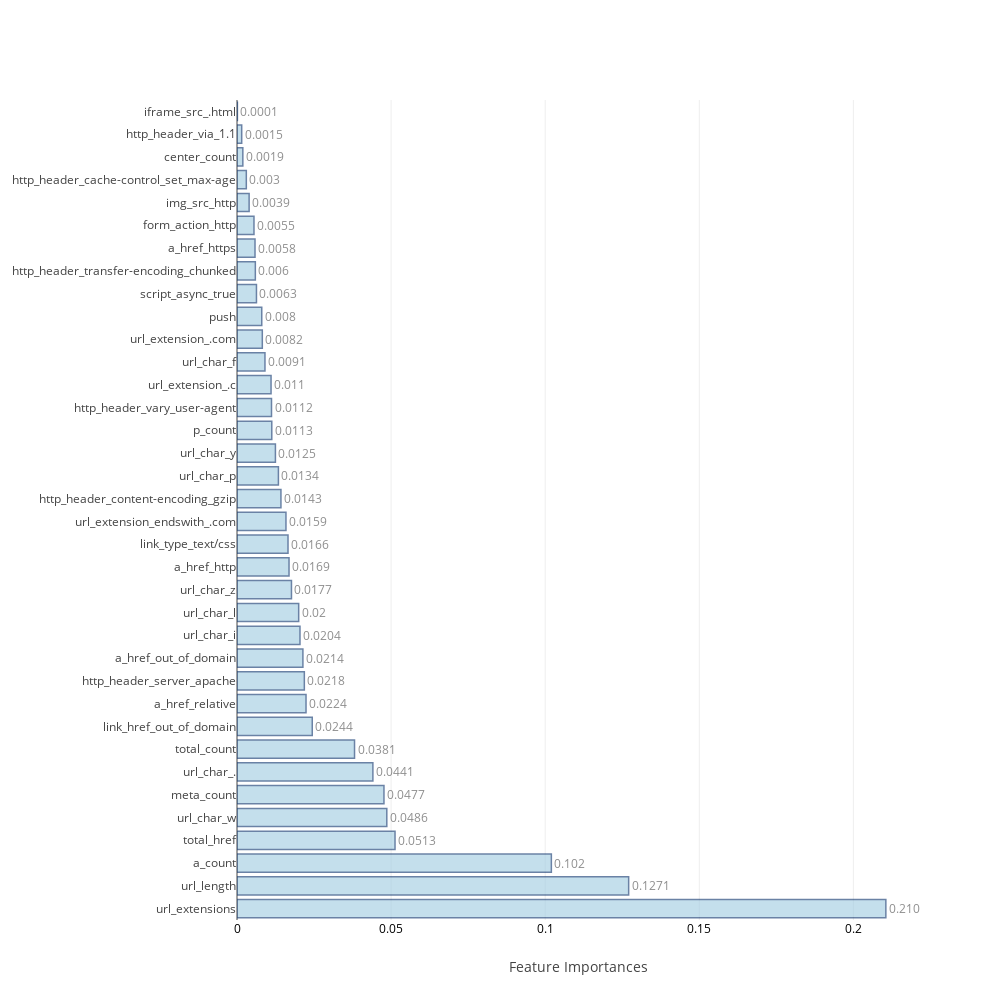
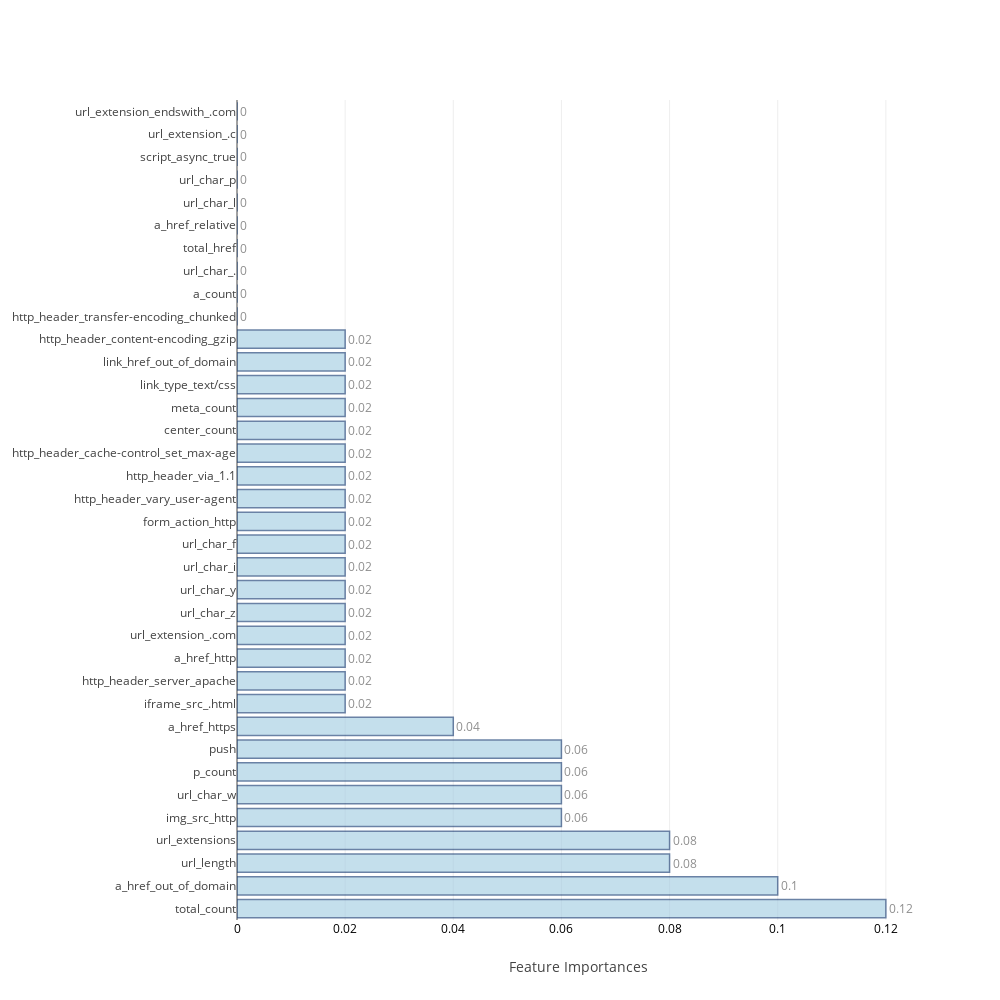
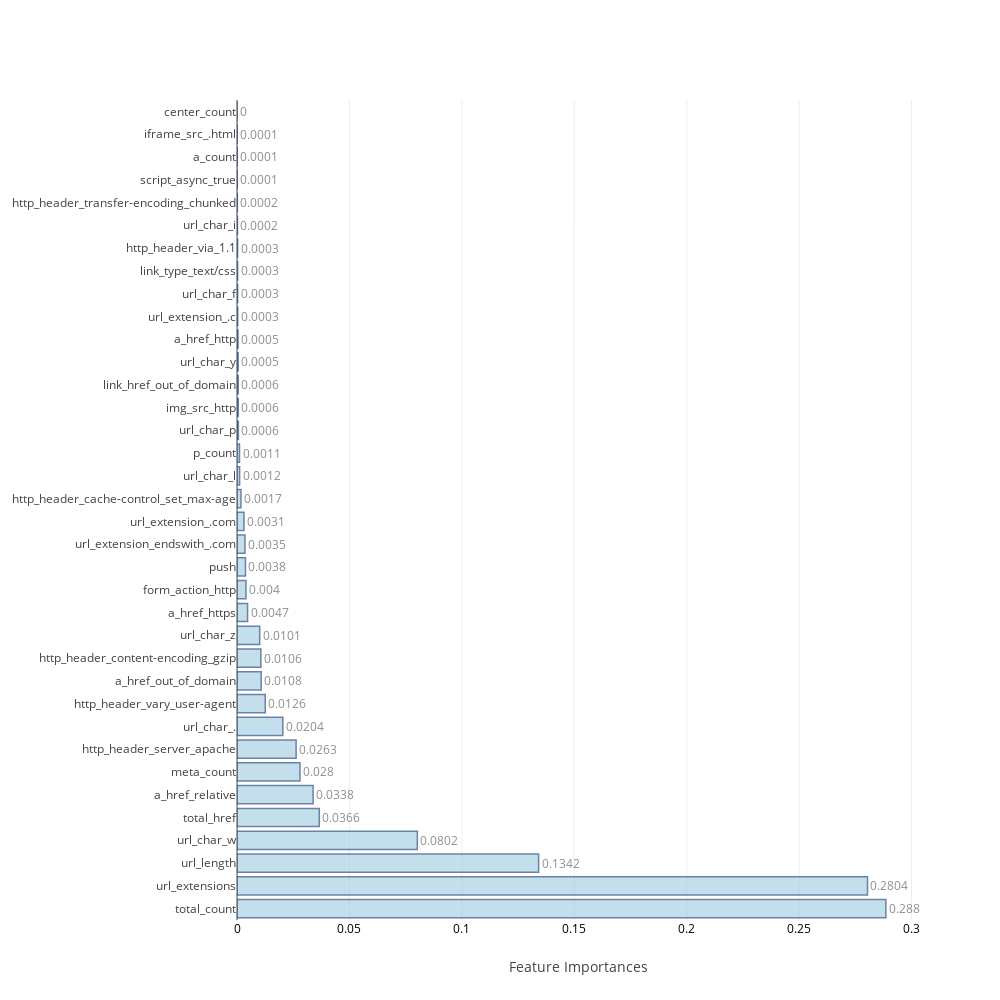
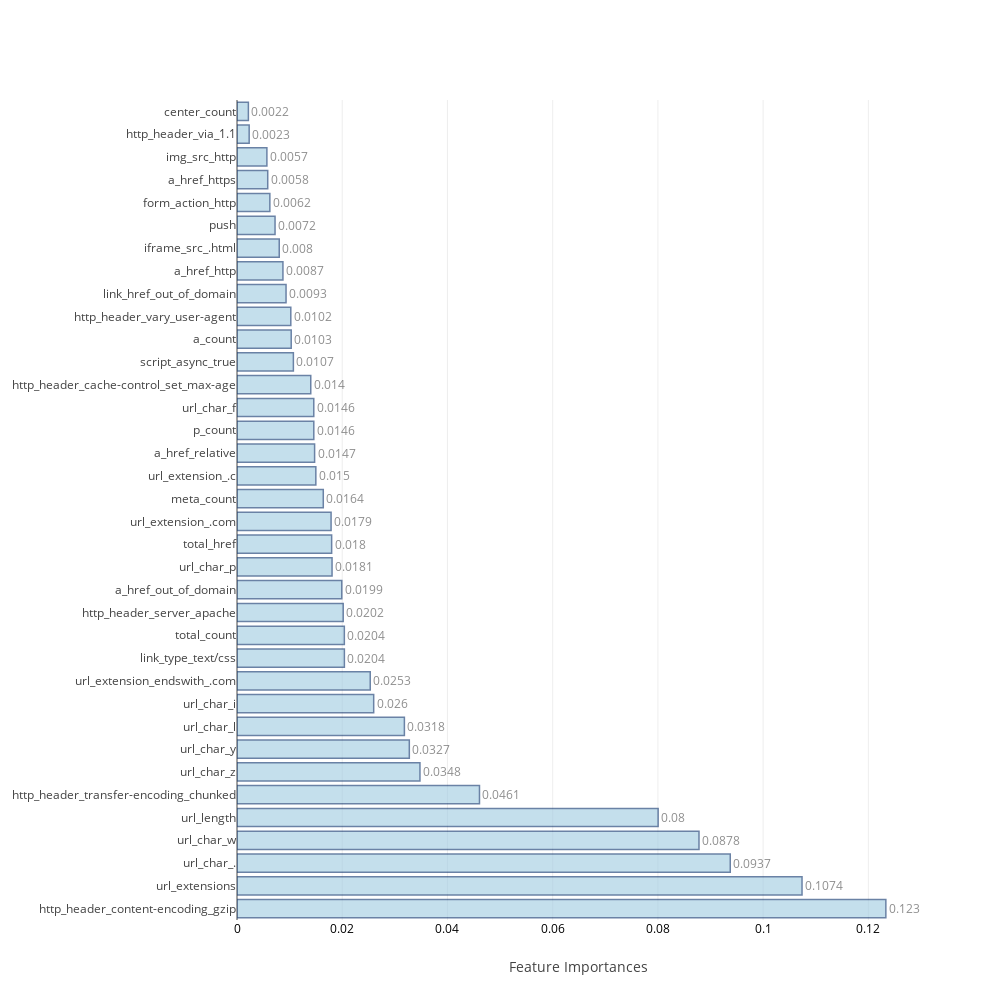

These figures' notebook cell, in order:
### Markdown cell above
### <a id='1' style="text-decoration : none; color : #000000;"> 1. Initial Models</a>

### Code cell
df_sel=df[columns].copy(deep=True)

train=df_sel.iloc[:27428,:]
train_X=train.iloc[:,train.columns!='Target'].values
train_Y=train.Target.values

scaler=StandardScaler()
scaled_X_train=scaler.fit_transform(train_X)

test=df_sel.iloc[27428:,:]
test_X=test.iloc[:,test.columns!='Target'].values
test_Y=test.Target.values
scaled_X_test=scaler.transform(test_X)
columns.remove('Target')

ind_columns=['KNeighborsClassifier','RandomForestClassifier','AdaBoostClassifier',
             'GradientBoostingClassifier','ExtraTreeClassifier','XGB','BaggingClassifier','Neural Network-1']

f=[KNN_model,RandomForest,AdaBoost,GradientBoosting, ExtraTree,XGB,Bagging,DeepLearning1]

## Table to store training and test measures
table_80_50_train=pd.DataFrame(columns=['accuracy','TP','TN','FP','FN','FPR','FNR'])
table_80_50_test=pd.DataFrame(columns=['accuracy','TP','TN','FP','FN','FPR','FNR','auc','MCC','Precision','Recall'])

feat_imp=[None]*5
j=0
for i in range(0,8):
    if i>=1 and i<=5:
        model,cm_train,cm_test,acc_train,acc_test,roc_auc,feat_imp[j],mcc,prec,rec=f[i](scaled_X_train,train_Y,scaled_X_test,test_Y,columns)
        j=j+1
    else:
        model,cm_train,cm_test,acc_train,acc_test,roc_auc,mcc,prec,rec=f[i](scaled_X_train,train_Y,scaled_X_test,test_Y)
    table_80_50_train.loc[i]=   ([acc_train,cm_train.TP,cm_train.TN,cm_train.FP,cm_train.FN,cm_train.FPR,cm_train.FNR])
    table_80_50_test.loc[i] =   ([acc_test ,cm_test.TP, cm_test.TN, cm_test.FP, cm_test.FN, cm_test.FPR, cm_test.FNR,roc_auc,mcc,prec,rec])
    print("\n")

### Figure 1 — Plotly figure (JSON) as saved in the notebook; plotly's stock layout.template omitted (floating-point values rounded to 4 significant figures)
{"data": [{"marker": {"color": "rgb(158,202,225)", "line": {"color": "rgb(8,48,107)", "width": 1.5}}, "opacity": 0.6, "orientation": "h", "text": [0.2105, 0.1271, 0.102, 0.0513, 0.0486, 0.0477, 0.0441, 0.0381, 0.0244, 0.0224, 0.0218, 0.0214, 0.0204, 0.02, 0.0177, 0.0169, 0.0166, 0.0159, 0.0143, 0.0134, 0.0125, 0.0113, 0.0112, 0.011, 0.0091, 0.0082, 0.008, 0.0063, 0.006, 0.0058, 0.0055, 0.0039, 0.003, 0.0019, 0.0015, 0.0001], "textposition": "outside", "type": "bar", "uid": "a16b0815-bc35-4352-ab2d-6ead6fa57078", "x": [0.2105, 0.1271, 0.102, 0.05127, 0.04861, 0.04768, 0.04409, 0.03814, 0.02442, 0.02239, 0.02185, 0.02138, 0.02043, 0.02001, 0.01767, 0.01688, 0.01655, 0.01589, 0.01426, 0.01344, 0.01247, 0.01128, 0.0112, 0.01105, 0.009071, 0.008212, 0.00803, 0.006315, 0.005951, 0.005845, 0.005508, 0.003931, 0.003023, 0.001891, 0.001525, 0.0001295], "y": ["url_extensions", "url_length", "a_count", "total_href", "url_char_w", "meta_count", "url_char_.", "total_count", "link_href_out_of_domain", "a_href_relative", "http_header_server_apache", "a_href_out_of_domain", "url_char_i", "url_char_l", "url_char_z", "a_href_http", "link_type_text/css", "url_extension_endswith_.com", "http_header_content-encoding_gzip", "url_char_p", "url_char_y", "p_count", "http_header_vary_user-agent", "url_extension_.c", "url_char_f", "url_extension_.com", "push", "script_async_true", "http_header_transfer-encoding_chunked", "a_href_https", "form_action_http", "img_src_http", "http_header_cache-control_set_max-age", "center_count", "http_header_via_1.1", "iframe_src_.html"]}], "layout": {"autosize": false, "height": 1000, "width": 1000, "xaxis": {"tickfont": {"color": "black", "size": 12}, "title": "Feature Importances"}, "yaxis": {"automargin": true}}}

### Figure 2 — Plotly figure (JSON) as saved in the notebook; plotly's stock layout.template omitted (floating-point values rounded to 4 significant figures)
{"data": [{"marker": {"color": "rgb(158,202,225)", "line": {"color": "rgb(8,48,107)", "width": 1.5}}, "opacity": 0.6, "orientation": "h", "text": [0.12, 0.1, 0.08, 0.08, 0.06, 0.06, 0.06, 0.06, 0.04, 0.02, 0.02, 0.02, 0.02, 0.02, 0.02, 0.02, 0.02, 0.02, 0.02, 0.02, 0.02, 0.02, 0.02, 0.02, 0.02, 0.02, 0, 0, 0, 0, 0, 0, 0, 0, 0, 0], "textposition": "outside", "type": "bar", "uid": "227e9ba9-4305-4a56-bf70-f83d29dd7790", "x": [0.12, 0.1, 0.08, 0.08, 0.06, 0.06, 0.06, 0.06, 0.04, 0.02, 0.02, 0.02, 0.02, 0.02, 0.02, 0.02, 0.02, 0.02, 0.02, 0.02, 0.02, 0.02, 0.02, 0.02, 0.02, 0.02, 0, 0, 0, 0, 0, 0, 0, 0, 0, 0], "y": ["total_count", "a_href_out_of_domain", "url_length", "url_extensions", "img_src_http", "url_char_w", "p_count", "push", "a_href_https", "iframe_src_.html", "http_header_server_apache", "a_href_http", "url_extension_.com", "url_char_z", "url_char_y", "url_char_i", "url_char_f", "form_action_http", "http_header_vary_user-agent", "http_header_via_1.1", "http_header_cache-control_set_max-age", "center_count", "meta_count", "link_type_text/css", "link_href_out_of_domain", "http_header_content-encoding_gzip", "http_header_transfer-encoding_chunked", "a_count", "url_char_.", "total_href", "a_href_relative", "url_char_l", "url_char_p", "script_async_true", "url_extension_.c", "url_extension_endswith_.com"]}], "layout": {"autosize": false, "height": 1000, "width": 1000, "xaxis": {"tickfont": {"color": "black", "size": 12}, "title": "Feature Importances"}, "yaxis": {"automargin": true}}}

### Figure 3 — Plotly figure (JSON) as saved in the notebook; plotly's stock layout.template omitted (floating-point values rounded to 4 significant figures)
{"data": [{"marker": {"color": "rgb(158,202,225)", "line": {"color": "rgb(8,48,107)", "width": 1.5}}, "opacity": 0.6, "orientation": "h", "text": [0.2886, 0.2804, 0.1342, 0.0802, 0.0366, 0.0338, 0.028, 0.0263, 0.0204, 0.0126, 0.0108, 0.0106, 0.0101, 0.0047, 0.004, 0.0038, 0.0035, 0.0031, 0.0017, 0.0012, 0.0011, 0.0006, 0.0006, 0.0006, 0.0005, 0.0005, 0.0003, 0.0003, 0.0003, 0.0003, 0.0002, 0.0002, 0.0001, 0.0001, 0.0001, 0], "textposition": "outside", "type": "bar", "uid": "c4433737-046d-4888-9a6b-31e7dedf3998", "x": [0.2886, 0.2804, 0.1342, 0.0802, 0.0366, 0.03384, 0.02799, 0.02628, 0.02038, 0.01257, 0.01076, 0.01061, 0.01009, 0.0047, 0.003978, 0.003772, 0.003543, 0.003098, 0.001748, 0.001159, 0.001113, 0.000616, 0.0005538, 0.0005515, 0.0005226, 0.0004561, 0.0003218, 0.0002667, 0.0002644, 0.0002563, 0.0001977, 0.000156, 9.79e-05, 8.743e-05, 6.912e-05, 1.404e-05], "y": ["total_count", "url_extensions", "url_length", "url_char_w", "total_href", "a_href_relative", "meta_count", "http_header_server_apache", "url_char_.", "http_header_vary_user-agent", "a_href_out_of_domain", "http_header_content-encoding_gzip", "url_char_z", "a_href_https", "form_action_http", "push", "url_extension_endswith_.com", "url_extension_.com", "http_header_cache-control_set_max-age", "url_char_l", "p_count", "url_char_p", "img_src_http", "link_href_out_of_domain", "url_char_y", "a_href_http", "url_extension_.c", "url_char_f", "link_type_text/css", "http_header_via_1.1", "url_char_i", "http_header_transfer-encoding_chunked", "script_async_true", "a_count", "iframe_src_.html", "center_count"]}], "layout": {"autosize": false, "height": 1000, "width": 1000, "xaxis": {"tickfont": {"color": "black", "size": 12}, "title": "Feature Importances"}, "yaxis": {"automargin": true}}}

### Figure 4 — Plotly figure (JSON) as saved in the notebook; plotly's stock layout.template omitted (floating-point values rounded to 4 significant figures)
{"data": [{"marker": {"color": "rgb(158,202,225)", "line": {"color": "rgb(8,48,107)", "width": 1.5}}, "opacity": 0.6, "orientation": "h", "text": [0.1233, 0.1074, 0.0937, 0.0878, 0.08, 0.0461, 0.0348, 0.0327, 0.0318, 0.026, 0.0253, 0.0204, 0.0204, 0.0202, 0.0199, 0.0181, 0.018, 0.0179, 0.0164, 0.015, 0.0147, 0.0146, 0.0146, 0.014, 0.0107, 0.0103, 0.0102, 0.0093, 0.0087, 0.008, 0.0072, 0.0062, 0.0058, 0.0057, 0.0023, 0.0022], "textposition": "outside", "type": "bar", "uid": "8e4fbc41-0383-4cba-8490-bd03e0136a4f", "x": [0.1233, 0.1074, 0.09375, 0.08781, 0.08004, 0.04608, 0.03477, 0.03275, 0.03181, 0.02598, 0.02532, 0.02041, 0.0204, 0.02019, 0.01991, 0.01806, 0.01799, 0.01788, 0.0164, 0.01498, 0.01475, 0.0146, 0.01459, 0.01402, 0.01072, 0.0103, 0.01022, 0.009321, 0.008729, 0.008029, 0.007229, 0.006243, 0.005841, 0.005682, 0.002313, 0.002163], "y": ["http_header_content-encoding_gzip", "url_extensions", "url_char_.", "url_char_w", "url_length", "http_header_transfer-encoding_chunked", "url_char_z", "url_char_y", "url_char_l", "url_char_i", "url_extension_endswith_.com", "link_type_text/css", "total_count", "http_header_server_apache", "a_href_out_of_domain", "url_char_p", "total_href", "url_extension_.com", "meta_count", "url_extension_.c", "a_href_relative", "p_count", "url_char_f", "http_header_cache-control_set_max-age", "script_async_true", "a_count", "http_header_vary_user-agent", "link_href_out_of_domain", "a_href_http", "iframe_src_.html", "push", "form_action_http", "a_href_https", "img_src_http", "http_header_via_1.1", "center_count"]}], "layout": {"autosize": false, "height": 1000, "width": 1000, "xaxis": {"tickfont": {"color": "black", "size": 12}, "title": "Feature Importances"}, "yaxis": {"automargin": true}}}
